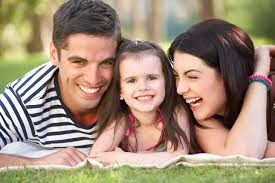
#> input picture P2/images.jpg, 275 x 183 px
$ python -i utils2.py   (imports and definitions only)   (older library calls are emulated)
#> lines starting #> are read from the running program, lines starting #| are printed output that depends on the picture; after the words box and inside, x2 and y2 are one past the last pixel; in counts of white or black regions, pixels touching at a corner belong together
#> further down, picture is the input picture: shape (183, 275, 3); mean B, G, R 118.7, 139.8, 159.5
### P2/utils.py
import cv2
import numpy as np
from matplotlib import pyplot as plt
from filtroHomorfico import *
import skimage
from skimage import data, color
from skimage.transform import hough_circle, hough_circle_peaks
from skimage.feature import canny
from skimage.draw import circle_perimeter
from skimage.util import img_as_ubyte
from skimage.transform import hough_ellipse
from skimage.draw import ellipse_perimeter
from skimage import exposure


# [12 lines left out: function aumentarContraste, not called in this run]


def kMeans(img,k):
    Z = img.flatten()

    # convert to np.float32
    Z = np.float32(Z)

    # define criteria, number of clusters(K) and apply kmeans()
    criteria = (cv2.TERM_CRITERIA_EPS + cv2.TERM_CRITERIA_MAX_ITER, 10, 1.0)
    K = k
    ret,label,center=cv2.kmeans(Z,K,None,criteria,10,cv2.KMEANS_RANDOM_CENTERS)

    # Now convert back into uint8, and make original image
    center = np.uint8(center)
    res = center[label.flatten()]
    res2 = res.reshape((img.shape))
    return res2


# [212 lines left out: functions coord, hsv, plantilla, other2, elip, draw_circles and 2 more, not called in this run]


def aumentarContraste(img):
    # CLAHE (Contrast Limited Adaptive Histogram Equalization)
    clahe = cv2.createCLAHE(clipLimit=3., tileGridSize=(8,8))

    lab = cv2.cvtColor(img, cv2.COLOR_BGR2LAB)  # convert from BGR to LAB color space
#> lab: shape (183, 275, 3); mean of channels 0, 1, 2 149.4, 132.6, 142.1
    l, a, b = cv2.split(lab)  # split on 3 different channels
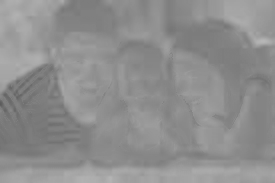
#> b: shape (183, 275); min 91, max 182, mean 142.1

    l2 = clahe.apply(l)  # apply CLAHE to the L-channel
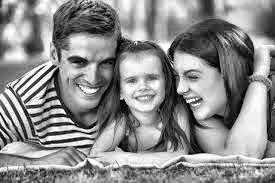
#> l2: shape (183, 275); min 1, max 255, mean 140.4

    lab = cv2.merge((l2,a,b))  # merge channels
#> lab: shape (183, 275, 3); mean of channels 0, 1, 2 140.4, 132.6, 142.1
    img2 = cv2.cvtColor(lab, cv2.COLOR_LAB2BGR)  # convert from LAB to BGR
    return img2

# [68 lines left out: functions auto_canny, prueba, detectC, not called in this run]


'''for center_y, center_x, radius in zip(cy, cx, radii):

    value = image[center_y,center_x]
    if (center_y > part) and (center_y < (2*part)) and (value == minimo):
        if (center_x < mitad):
            side.append('Right')
        elif (center_x > mitad):
            side.append('Left')
        else:
            side.append('Center')
        #cv2.rectangle(image1,(center_x,center_y),(center_x,center_y),(0,255,0),2)
        #cv2.rectangle(image1,(center_x,center_y),(center_x,center_y),(255,0,0),2)
        #print(center_x,center_y)
        circy, circx = circle_perimeter(center_y, center_x, radius)
        image1[circy, circx] = (220, 20, 20)'''


'''if bgr_img.shape[-1] == 3:           # color image
    b,g,r = cv2.split(bgr_img)       # get b,g,r
    rgb_img = cv2.merge([r,g,b])     # switch it to rgb
    bgr_img = aumentarContraste(bgr_img)
    gray_img = cv2.cvtColor(bgr_img, cv2.COLOR_BGR2GRAY)
    gray_img = cv2.equalizeHist(gray_img)
else:
    gray_img = bgr_img

#img = cv2.medianBlur(gray_img, 5)
#img = cv2.medianBlur(gray_img, 10)
#img = cv2.bilateralFilter(gray_img,5,50,50)
resized = cv2.resize(gray_img, (100,100), interpolation = cv2.INTER_AREA)
cv2.imshow("",resized)
k = cv2.waitKey(0)
if k == 27:         # wait for ESC key to exit
    cv2.destroyAllWindows()'''
# [4 lines of commented-out code are left out]
'''img =  cv2.GaussianBlur(img,(5,5),0)
img = cv2.resize(img, (100,100), interpolation = cv2.INTER_AREA)
cv2.imshow("",img)
k = cv2.waitKey(0)
if k == 27:         # wait for ESC key to exit
    cv2.destroyAllWindows()
width = 150
h,w = gray_img.shape[0],gray_img.shape[1]
r = width / float(w)
dim = (width, int(h * r))
img = cv2.resize(gray_img, dim, interpolation = cv2.INTER_AREA)

img =  cv2.GaussianBlur(img,(9,9),10)
#img = cv2.Canny(img, 100, 150)

cv2.imshow("",img)
k = cv2.waitKey(0)
if k == 27:         # wait for ESC key to exit
    cv2.destroyAllWindows()
#circles = cv2.HoughCircles(img,cv2.HOUGH_GRADIENT,1,20,param1=50,param2=30,minRadius=0,maxRadius=0)
circles = cv2.HoughCircles(img,cv2.HOUGH_GRADIENT,1,20,param1=50,param2=35,minRadius=0,maxRadius=0)
print(circles.shape[1])
circles = np.uint16(np.around(circles))
cimg = cv2.cvtColor(img,cv2.COLOR_GRAY2BGR)
for i in circles[0,:]:
    # draw the outer circle
    cv2.circle(cimg,(i[0],i[1]),i[2],(0,255,0),2)
    # draw the center of the circle
    cv2.circle(cimg,(i[0],i[1]),2,(0,0,255),3)

plt.subplot(121),plt.imshow(rgb_img)
plt.title('Input Image'), plt.xticks([]), plt.yticks([])
plt.subplot(122),plt.imshow(cimg)
plt.title('Hough Transform'), plt.xticks([]), plt.yticks([])
plt.show()'''


'''
eyes = eye_cascade.detectMultiScale(roi2_g,scale_factor,min_neighbors) #usamos clasificador
eyes_list = []
for (ex,ey,ew,eh) in eyes:
    cv2.rectangle(roi2,(ex,ey),(ex+ew,ey+eh),(0,255,0),2) #para marcar los ojos en la imagen en color
    eye = roi2[ey+(int(eh/3)):ey+eh-(int(eh/3)),ex:ex+ew] #selecciono la zona mas proxima a los ojos
    eye_g = cv2.cvtColor(eye,cv2.COLOR_BGR2GRAY)
    eye_g = cv2.equalizeHist(eye_g)
    eye1 = kMeans(eye_g,3) #aplico el algoritmo de division de regiones
    eyes_list.append(eye1)
    # PRUEBAS INFRUCTUOSAS(DE MOMENTO)
   cv2.imshow("sad",eye1)
    k = cv2.waitKey(0)
    if k == 27:         # wait for ESC key to exit
        cv2.destroyAllWindows()
    cv2.imshow("sasdaad",eye)
    k = cv2.waitKey(0)
    if k == 27:         # wait for ESC key to exit
        cv2.destroyAllWindows()
    eye_g = cv2.cvtColor(eye,cv2.COLOR_BGR2GRAY)
    eye1 = cv2.adaptiveThreshold(eye_g,255,cv2.ADAPTIVE_THRESH_MEAN_C,\
            cv2.THRESH_BINARY,25,2)
    cv2.imshow("sasdaad",eye1)
    k = cv2.waitKey(0)
    if k == 27:         # wait for ESC key to exit
        cv2.destroyAllWindows()
    eye = blob(eye1)
    if eye is not None:
        cv2.imshow("sad",eye)
        k = cv2.waitKey(0)
        if k == 27:         # wait for ESC key to exit
            cv2.destroyAllWindows()

if (len(eyes_list)) == 0: #SI EL CLASIFICADOR NO ENCUENTRA LA CARA -> TERMINAR EJECUCION
    print("No se ha encontrado los ojos\n")
    sys.exit()

lookSide = [] #lista para guardar la distintas direcciones de los ojos que puede pillar(A LO MEJOR SE PUEDEN ELIMINAR AQUELLOS QUE NO CREAMOS UTILES)
for i in eyes_list:
    part = int(round(i.shape[1]/3)) # SE USA PARA DIVIDIR OJO EN 3 PARTES
    roi1_eye = i[:,:part]
    roi2_eye = i[:,part:2*part]
    roi3_eye = i[:,2*part:]
    part1 = np.sum(roi1_eye == np.min(i)) #MIRAMOS PORCENTAJE DE NEGRO
    part2 = np.sum(roi2_eye == np.min(i))
    part3 = np.sum(roi3_eye == np.min(i))
    part1w = np.sum(roi1_eye == np.max(i)) #MIRAMOS PORCENTAJE DE BLANCO
    part2w = np.sum(roi2_eye == np.max(i))
    part3w = np.sum(roi3_eye == np.max(i))
    print(part1,part2,part3)
    print(part1w,part2w,part3w)
    if ((part1 > part3) and (part2>part3)): #seguro se puede mejorar
    #if ((part1 > part3) or (part2>part3)) and ((part1>part2)or(part2>part1)):
    #if (part1 +part2) > part3:
        lookSide.append('Right')
    #elif (part2+part3)>part1:
    #elif ((part2 > part1) or (part3>part1)):
    else:
        lookSide.append('Left')
    if part3 > part1:
        lookSide.append('Left')
    else:
        lookSide.append('Right')

    #SI DESCOMENTAS LO SIGUIENTE PUEDES MIRAR SI LOS VA DIVIDIENDO MAS O MENOS BIEN
    cv2.imshow("roi1",roi1_eye)
    cv2.imshow("roi2",roi2_eye)
    cv2.imshow("roi3",roi3_eye)
    k = cv2.waitKey(0)
    if k == 27:         # wait for ESC key to exit
        cv2.destroyAllWindows()
    print(lookSide)

#---------------------------OBTENER DIRECCION---------------------------------#
side = 'undefined'
if not lookSide:
    print("No se ha definido la direccion de la mirada\n")
    sys.exit()
elif ((lookSide.count('Right')) == (len(lookSide))) or ((lookSide.count('Right')) > (lookSide.count('Left'))):
    side = 'Right'
elif ((lookSide.count('Left')) == (len(lookSide))) or ((lookSide.count('Right')) < (lookSide.count('Left'))):
    side = 'Left'
#---------------------------------------------------------------------------#
'''

### P2/utils2.py
import cv2
import numpy as np
from matplotlib import pyplot as plt
from filtroHomorfico import *
import skimage
from skimage import data, color
from skimage.transform import hough_circle, hough_circle_peaks
from skimage.feature import canny
from skimage.draw import circle_perimeter
from skimage.util import img_as_ubyte
from skimage.transform import hough_ellipse
from skimage.draw import ellipse_perimeter
from skimage import exposure
from utils import *


def houg2(image):

    image = aumentarContraste(image) #aumentar contraste de la imagen
    #---------------------------------------------------------------------------#
    width = 150
    h,w = image.shape[0],image.shape[1]     #redimensionamos imagen
#> h = 183; w = 275
    r = width / float(w)
#> r = 0.545
    dim = (width, int(h * r))
#> dim = (150, 99)
    image = cv2.resize(image, dim, interpolation = cv2.INTER_AREA)
    #---------------------------------------------------------------------------#

    image = cv2.fastNlMeansDenoisingColored(image,None,11,11,7,21) #elimianos ruido en imagen en color
    cv2.imshow('',image)

    #---------------------------------------------------------------------------#
    image = cv2.cvtColor(image,cv2.COLOR_BGR2GRAY)  #convertimos imagen a escala de grises
#> image: shape (99, 150)
    image =  cv2.GaussianBlur(image,(11,11),12)      #suavizamos con filtro gaussiano
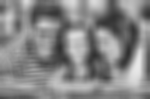
#> image: shape (99, 150); min 48, max 232, mean 133.9
    image = cv2.equalizeHist(image)                 #mejoramos contraste
    #---------------------------------------------------------------------------#

    edges = canny(image, sigma=2, low_threshold=15, high_threshold=50) #detectamos bordes en la imagen
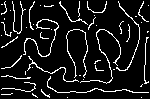
#> edges: shape (99, 150) bool; 9.7% white in thin lines or dots
    # Detect two radii
    hough_radii = np.arange(20, 50, 1)  #determinamos tamaño de los radios
    hough_res = hough_circle(edges, hough_radii)

    # Select the most prominent 5 circles
    accums, cx, cy, radii = hough_circle_peaks(hough_res, hough_radii,
                                            total_num_peaks=3)
#> accums = [0.352, 0.333, 0.325]; cx = [63, 100, 112]; cy = [70, 50, 36]; radii = [22, 20, 27]
    valores = []
    radio1 = []
    for center_y, center_x, radius in zip(cy, cx, radii):
        valores.append(image[center_y,center_x])
        radio1.append(radius)
#> this loop made 3 passes
#> (center_y, center_x, radius) on passes 1 to 3: (70, 63, 22), (50, 100, 20), (36, 112, 27)
#> after the loop, radio1 = [22, 20, 27]; valores = [181, 122, 154]
    #print(valores)
    minimo = np.amin(valores)
#> minimo = 122
    maxr = np.max(radio1)
#> maxr = 27
    #print(minimo)
    mitad = int(round(image.shape[1]/2))
#> mitad = 75
    '''cv2.imshow("",image[:,:mitad])
    k = cv2.waitKey(0)
    if k == 27:         # wait for ESC key to exit
        cv2.destroyAllWindows()
    cv2.imshow("",image[:,mitad:])
    k = cv2.waitKey(0)
    if k == 27:         # wait for ESC key to exit
        cv2.destroyAllWindows()'''
    #fig, ax = plt.subplots(ncols=1, nrows=1, figsize=(10, 4))
    image1 = color.gray2rgb(image)
    side = []

    y = []
    x = []
    radio = []
    for center_y, center_x, radius in zip(cy, cx, radii):
        value = image[center_y,center_x]
        #if (center_y > part) and (center_y < (2*part)) and (value == minimo):
        if (radius == maxr):
            y.append(center_y)
            x.append(center_x)
            radio.append(radius)
#> this loop made 3 passes
#> (center_y, center_x, radius, value) on passes 1 to 3: (70, 63, 22, 181), (50, 100, 20, 122), (36, 112, 27, 154)
#> after the loop, radio = [27]; x = [112]; y = [36]
    x = int(np.mean(x))
#> x = 112
    y = int(np.mean(y))
#> y = 36
    radio = int(np.mean(radio))
#> radio = 27
    image_aux = image[y-radio:y+radio,x-radio:x+radio] #se usa y para detectar
    #image = kMeans(image,2)
    if (x-(radio*2)) > 0:
        dch = image[int(round(y-radio/2)):int(round(y+radio/2)),x-(radio*2):x-radio]
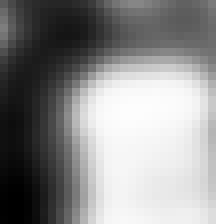
#> dch: shape (28, 27) (shown 8 times larger); min 0, max 253, mean 138.9
        izq = image[int(round(y-radio/2)):int(round(y+radio/2)),x+radio:x+(radio*2)]
    else:
        print(x,radio,x-(radio+int(round(radio/5))),x-radio)
        dch = image[int(round(y-radio/2)):int(round(y+radio/2)),x-(radio+int(round(radio/5))):x-radio]
        izq = image[int(round(y-radio/2)):int(round(y+radio/2)),x+radio:x+radio+int(round(radio/5))]
    #print(dch.shape,izq.shape)
    dch = kMeans(dch,2)
#> in kMeans, `Z = img.flatten()`: Z = 756 values, max 253 at index 366, min 0 at index 649, mean 138.9
#> in kMeans, `ret,label,center=cv2.kmeans(Z,K,None,criteria,10,cv2.KMEANS_RANDOM_CEN..`: ret = 872323.5; label = 756 values, max 1 at index 204, min 0 at index 0, mean 0.47; center = [61.84, 225.9]
#> in kMeans, `center = np.uint8(center)`: center = [61, 225]
#> in kMeans, `res = center[label.flatten()]`: res = 756 values, max 225 at index 204, min 61 at index 0, mean 138
#> in kMeans, `res2 = res.reshape((img.shape))`:
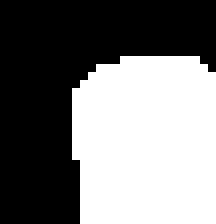
#> res2: shape (28, 27) (shown 8 times larger); values 61 (black) and 225 (white), 47% white; 1 white region, box (x1, y1, x2, y2) and area: (9, 7, 27, 28) 355
    izq = kMeans(izq,2)

    print('PARTE DERECHA BLANCO : ',np.sum(dch == np.max(dch)),'NEGRO :',np.sum(dch == np.min(dch)))
#| PARTE DERECHA BLANCO :  355 NEGRO : 401
    print('PARTE IZQUIERDA BLANCO : ',np.sum(izq == np.max(izq)),'NEGRO :',np.sum(izq == np.min(izq)))
#| PARTE IZQUIERDA BLANCO :  204 NEGRO : 104
    cv2.circle(image1,(x,y),radio,(0,255,0),2)
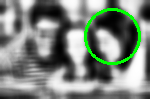
#> image1: shape (99, 150, 3); mean R, G, B 125.3, 134.1, 125.3
    cv2.imshow('',image1)
    k = cv2.waitKey(0)
#> (key Esc is pressed here)
    if k == 27:         # wait for ESC key to exit
        cv2.destroyAllWindows()
    if (x < mitad):
        side.append('Right')
    elif (x > mitad):
        side.append('Left')
    else:
        side.append('Center')

    #ax.imshow(image1, cmap=plt.cm.gray)
    #plt.show()
    return side, np.sum(dch == np.max(dch)),np.sum(izq == np.max(izq))

# [91 lines left out: function hougN, not called in this run]

>>> import cv2
>>> picture = cv2.imread('images.jpg')
>>> result = houg2(picture)
#> result = (['Left'], 355, 204)
